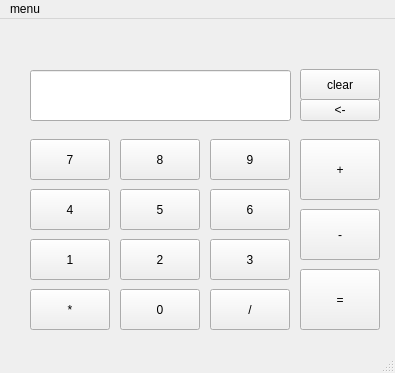
<?xml version="1.0" encoding="UTF-8"?>
<ui version="4.0">
 <class>MainWindow</class>
 <widget class="QMainWindow" name="MainWindow">
  <property name="geometry">
   <rect>
    <x>0</x>
    <y>0</y>
    <width>395</width>
    <height>373</height>
   </rect>
  </property>
  <property name="minimumSize">
   <size>
    <width>395</width>
    <height>373</height>
   </size>
  </property>
  <property name="maximumSize">
   <size>
    <width>395</width>
    <height>373</height>
   </size>
  </property>
  <property name="cursor">
   <cursorShape>PointingHandCursor</cursorShape>
  </property>
  <property name="windowTitle">
   <string>MainWindow</string>
  </property>
  <widget class="QWidget" name="centralwidget">
   <widget class="QPushButton" name="pushButton">
    <property name="geometry">
     <rect>
      <x>30</x>
      <y>120</y>
      <width>80</width>
      <height>41</height>
     </rect>
    </property>
    <property name="text">
     <string>7</string>
    </property>
   </widget>
   <widget class="QPushButton" name="pushButton_2">
    <property name="geometry">
     <rect>
      <x>120</x>
      <y>120</y>
      <width>80</width>
      <height>41</height>
     </rect>
    </property>
    <property name="text">
     <string>8</string>
    </property>
   </widget>
   <widget class="QPushButton" name="pushButton_3">
    <property name="geometry">
     <rect>
      <x>210</x>
      <y>120</y>
      <width>80</width>
      <height>41</height>
     </rect>
    </property>
    <property name="text">
     <string>9</string>
    </property>
   </widget>
   <widget class="QPushButton" name="pushButton_4">
    <property name="geometry">
     <rect>
      <x>30</x>
      <y>170</y>
      <width>80</width>
      <height>41</height>
     </rect>
    </property>
    <property name="text">
     <string>4</string>
    </property>
   </widget>
   <widget class="QPushButton" name="pushButton_5">
    <property name="geometry">
     <rect>
      <x>120</x>
      <y>170</y>
      <width>80</width>
      <height>41</height>
     </rect>
    </property>
    <property name="text">
     <string>5</string>
    </property>
   </widget>
   <widget class="QPushButton" name="pushButton_6">
    <property name="geometry">
     <rect>
      <x>210</x>
      <y>170</y>
      <width>80</width>
      <height>41</height>
     </rect>
    </property>
    <property name="text">
     <string>6</string>
    </property>
   </widget>
   <widget class="QPushButton" name="pushButton_7">
    <property name="geometry">
     <rect>
      <x>30</x>
      <y>220</y>
      <width>80</width>
      <height>41</height>
     </rect>
    </property>
    <property name="text">
     <string>1</string>
    </property>
   </widget>
   <widget class="QPushButton" name="pushButton_8">
    <property name="geometry">
     <rect>
      <x>120</x>
      <y>220</y>
      <width>80</width>
      <height>41</height>
     </rect>
    </property>
    <property name="text">
     <string>2</string>
    </property>
   </widget>
   <widget class="QPushButton" name="pushButton_9">
    <property name="geometry">
     <rect>
      <x>210</x>
      <y>220</y>
      <width>80</width>
      <height>41</height>
     </rect>
    </property>
    <property name="text">
     <string>3</string>
    </property>
   </widget>
   <widget class="QLineEdit" name="lineEdit">
    <property name="geometry">
     <rect>
      <x>30</x>
      <y>51</y>
      <width>261</width>
      <height>51</height>
     </rect>
    </property>
   </widget>
   <widget class="QPushButton" name="pushButton_10">
    <property name="geometry">
     <rect>
      <x>300</x>
      <y>50</y>
      <width>80</width>
      <height>31</height>
     </rect>
    </property>
    <property name="text">
     <string>clear</string>
    </property>
   </widget>
   <widget class="QPushButton" name="pushButton_11">
    <property name="geometry">
     <rect>
      <x>300</x>
      <y>120</y>
      <width>80</width>
      <height>61</height>
     </rect>
    </property>
    <property name="text">
     <string>+</string>
    </property>
   </widget>
   <widget class="QPushButton" name="pushButton_12">
    <property name="geometry">
     <rect>
      <x>300</x>
      <y>190</y>
      <width>80</width>
      <height>51</height>
     </rect>
    </property>
    <property name="text">
     <string>-</string>
    </property>
   </widget>
   <widget class="QPushButton" name="pushButton_13">
    <property name="geometry">
     <rect>
      <x>300</x>
      <y>250</y>
      <width>80</width>
      <height>61</height>
     </rect>
    </property>
    <property name="text">
     <string>=</string>
    </property>
   </widget>
   <widget class="QPushButton" name="pushButton_14">
    <property name="geometry">
     <rect>
      <x>210</x>
      <y>270</y>
      <width>80</width>
      <height>41</height>
     </rect>
    </property>
    <property name="text">
     <string>/</string>
    </property>
   </widget>
   <widget class="QPushButton" name="pushButton_15">
    <property name="geometry">
     <rect>
      <x>120</x>
      <y>270</y>
      <width>80</width>
      <height>41</height>
     </rect>
    </property>
    <property name="text">
     <string>0</string>
    </property>
   </widget>
   <widget class="QPushButton" name="pushButton_16">
    <property name="geometry">
     <rect>
      <x>30</x>
      <y>270</y>
      <width>80</width>
      <height>41</height>
     </rect>
    </property>
    <property name="text">
     <string>*</string>
    </property>
   </widget>
   <widget class="QPushButton" name="pushButton_17">
    <property name="geometry">
     <rect>
      <x>300</x>
      <y>80</y>
      <width>80</width>
      <height>22</height>
     </rect>
    </property>
    <property name="text">
     <string>&lt;-</string>
    </property>
   </widget>
  </widget>
  <widget class="QMenuBar" name="menubar">
   <property name="geometry">
    <rect>
     <x>0</x>
     <y>0</y>
     <width>395</width>
     <height>19</height>
    </rect>
   </property>
   <widget class="QMenu" name="menuMenu">
    <property name="title">
     <string>menu</string>
    </property>
    <addaction name="actionSave"/>
    <addaction name="separator"/>
    <addaction name="actionExit"/>
   </widget>
   <addaction name="menuMenu"/>
  </widget>
  <widget class="QStatusBar" name="statusbar"/>
  <action name="actionSave">
   <property name="text">
    <string>save</string>
   </property>
  </action>
  <action name="actionExit">
   <property name="text">
    <string>exit</string>
   </property>
  </action>
 </widget>
 <resources/>
 <connections/>
</ui>
